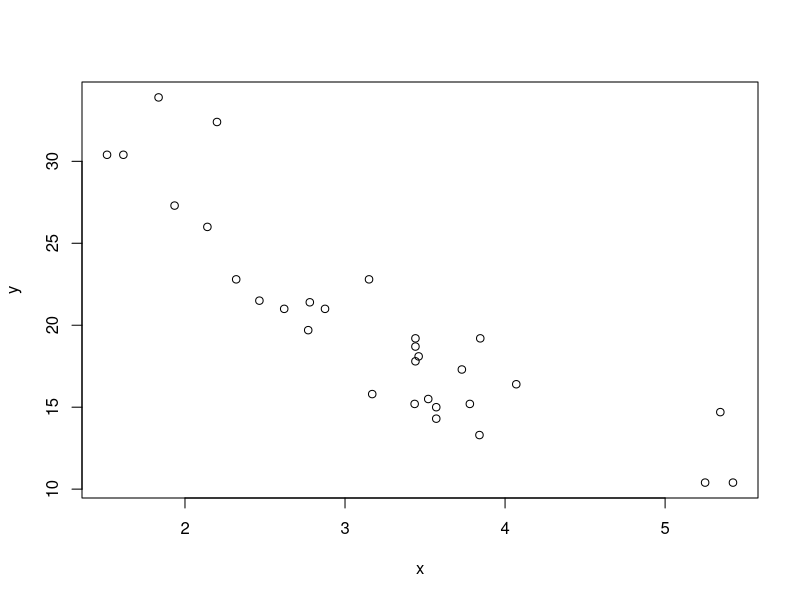

This figure's R source:

#This is a slightly modified version of R's base plot() function. Its advantage is that it tells if there are NA vales in the x or y variable, and in which of them.

myplot <- function(x, y, ...){
  if(any(is.na(x))){
    warning("NA or NaN values detected in x variable.")
    }
  if(any(is.na(y))){
      warning("NA or NaN values detected in y variable.")
    }
    plot(x, y, ...)
  }

dat <- mtcars
dat$wt[4] <- NA
dat$mpg[8] <- NA
myplot(dat$wt, dat$mpg)
